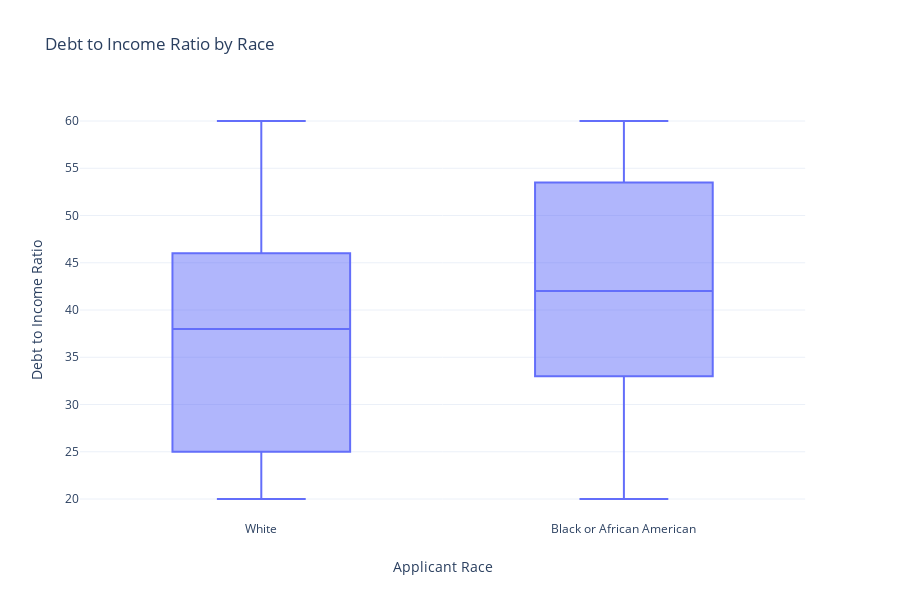

The cell this chart's notebook holds for it:
### Code cell
lag1_box = px.box(df_apr_deny, x="Derived Race", y="debt_to_income_ratio", title = "Debt to Income Ratio by Race")

lag1_box.update_layout(
    yaxis_title='Debt to Income Ratio',
    xaxis_title='Applicant Race',
    template='plotly_white')

lag1_box.show()

### Figure 1 — Plotly figure (JSON) as saved in the notebook; plotly's stock layout.template omitted (floating-point values rounded to 4 significant figures; data arrays with more than 128 entries replaced by an {"elided": "..."} marker saying what was removed)
{"data": [{"alignmentgroup": "True", "hoverlabel": {"namelength": 0}, "hovertemplate": "Derived Race=%{x}<br>debt_to_income_ratio=%{y}", "legendgroup": "", "marker": {"color": "#636efa"}, "name": "", "notched": false, "offsetgroup": "", "orientation": "v", "showlegend": false, "type": "box", "x": {"elided": "25540 str values"}, "x0": " ", "xaxis": "x", "y": {"elided": "25540 str values"}, "y0": " ", "yaxis": "y"}], "layout": {"boxmode": "group", "height": 600, "legend": {"tracegroupgap": 0}, "title": {"text": "Debt to Income Ratio by Race"}, "xaxis": {"anchor": "y", "domain": [0, 0.98], "title": {"text": "Applicant Race"}}, "yaxis": {"anchor": "x", "domain": [0, 1], "title": {"text": "Debt to Income Ratio"}}}}
